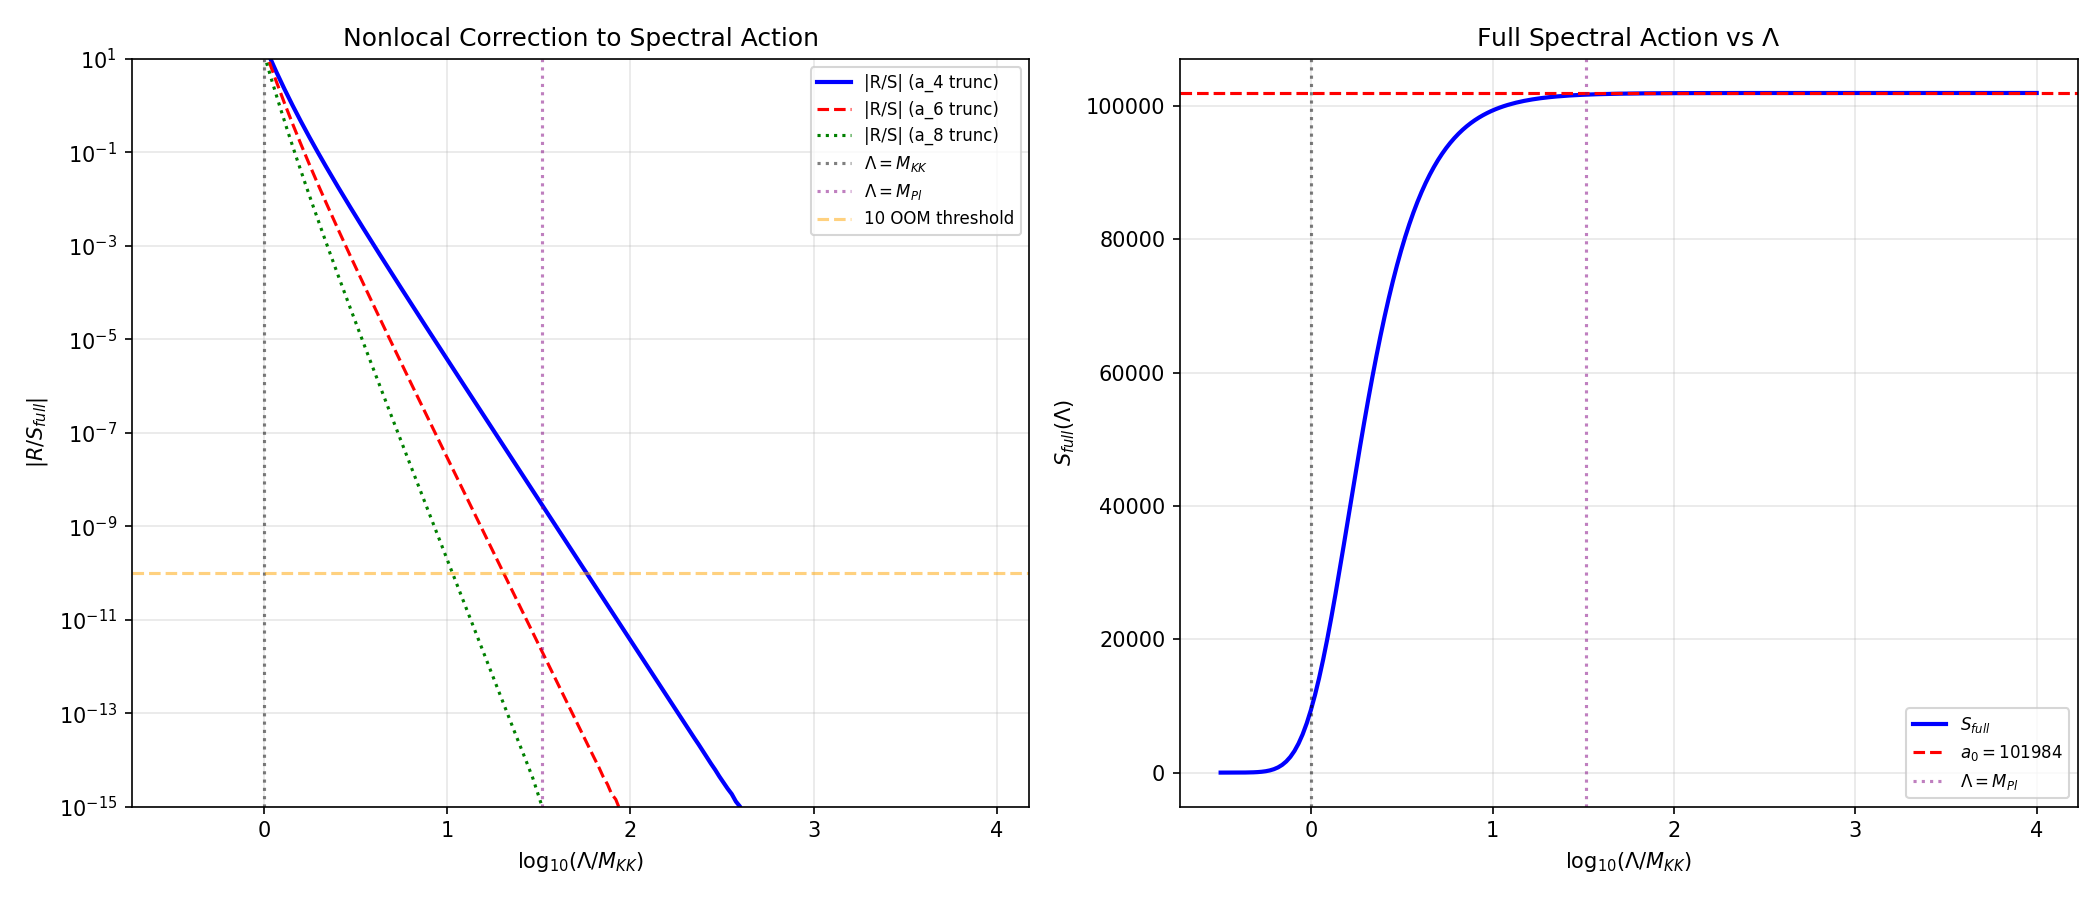

This figure's Python source:
#!/usr/bin/env python3
"""
s75_nonlocal_sa_cc.py — Leading Nonlocal Correction to Spectral Action CC
==========================================================================

Gate: S75-D3-NONLOCAL-CC
Pre-registered criterion:
  PASS  if |log10(delta_Lambda / Lambda_local)| >= 10
  INFO  if 1 < |log10 shift| < 10
  FAIL  if |log10 shift| < 1  (nonlocal correction negligible)

PHYSICAL REASONING (PRINCIPLE-THEORETIC):
=========================================
The spectral action for the product geometry M^4 x K is:

  S = Tr[f(D^2 / Lambda^2)]                                          (1)

where D = D_M tensor 1 + gamma_5 tensor D_K. The cosmological constant
contribution comes from the zeroth moment (volume term). In the local
(Seeley-DeWitt) expansion:

  S_local = f_4 Lambda^4 a_0 + f_2 Lambda^2 a_2 + f_0 a_4 + ...     (2)

where f_n = integral_0^inf f(u) u^{n/2-1} du are the momenta of the cutoff.

The CC is Lambda_CC = (2/pi^2) f_4 a_0 Lambda_cutoff^4.

The NONLOCAL correction is the remainder:

  R = S_full - S_local(truncated at a_4)                              (3)

For a FINITE D_K spectrum {lambda_n, d_n}, n=1..N, the full spectral
action factorizes. The 4D trace gives the heat kernel moments. The
internal trace gives:

  K(t) = sum_n d_n exp(-t lambda_n^2)                                (4)

The Seeley-DeWitt expansion of K(t) as t -> 0+ is:

  K(t) ~ a_0 - a_2 t + a_4 t^2/2 - ...                              (5)

where a_0 = sum_n d_n, a_2 = sum_n d_n lambda_n^2, etc.

The remainder R(t) = K(t) - [a_0 - a_2 t + a_4 t^2/2] captures ALL
nonlocal physics. I compute R(t), then weight it by the cutoff function
to get the nonlocal CC correction:

  delta_CC / CC_local = integral R(t) w(t) dt / integral K_0(t) w(t) dt  (6)

where w(t) = t^{-1} for the CC (f_4) moment, K_0(t) = a_0.

THEOREM (from S45 UNEXPANDED-SA): For finite spectrum and Lambda > lambda_max,
the Taylor series converges ABSOLUTELY. The remainder is bounded by the
first omitted term. This means the nonlocal correction is ORDER (lambda_max/Lambda)^6
relative to the leading term, suppressed by at least 3 powers of the expansion
parameter.

Session: S75   Agent: Einstein-Theorist
"""

import numpy as np
import sys
import os
sys.path.insert(0, os.path.join(os.path.dirname(__file__), '.'))
from canonical_constants import (
    a0_fold, a2_fold, a4_fold, M_KK, M_KK_gravity, M_KK_kerner,
    M_Pl_reduced, rho_Lambda_obs, PI, tau_fold, S_fold, Lambda_obs_MP4,
    Vol_SU3_Haar
)
import matplotlib
matplotlib.use('Agg')
import matplotlib.pyplot as plt

print("=" * 78)
print("S75-D3-NONLOCAL-CC: Leading Nonlocal Correction to Spectral Action CC")
print("=" * 78)

# ============================================================
# Section 1: Load D_K eigenvalue spectrum at fold
# ============================================================

data_dir = os.path.dirname(__file__)

# Load spectrum data (from S61)
d_hk = np.load(os.path.join(data_dir, 's61_hk_oscillation.npz'), allow_pickle=True)
omega = d_hk['omega']      # |D_K| eigenvalues in M_KK units
dim2  = d_hk['dim2']       # Peter-Weyl degeneracy weights

N_modes = len(omega)  # (local)
lambda_sq = omega**2  # (local) D_K^2 eigenvalues

# Also load high-resolution spectrum for cross-check
d_weyl = np.load(os.path.join(data_dir, 's61_weyl_law.npz'), allow_pickle=True)
omega_hr = d_weyl['omega_sorted']       # 18624 eigenvalues (L_max=7)
mult_hr  = d_weyl['pw_mult_sorted']     # PW multiplicities
lambda_sq_hr = omega_hr**2              # (local)

print(f"\nSpectrum (L_max <= 6, {N_modes} modes):")
print(f"  lambda^2 range: [{lambda_sq.min():.6f}, {lambda_sq.max():.6f}] M_KK^2")
print(f"  Total degeneracy (= a_0 from spectrum): {dim2.sum():.1f}")
print(f"  Canonical a_0: {a0_fold}")

print(f"\nHigh-res spectrum (L_max=7, {len(omega_hr)} modes):")
print(f"  lambda^2 range: [{lambda_sq_hr.min():.6f}, {lambda_sq_hr.max():.6f}] M_KK^2")
print(f"  Total PW multiplicity: {mult_hr.sum():.0f}")

# ============================================================
# Section 2: Verify Seeley-DeWitt coefficients from spectrum
# ============================================================

# The a_n coefficients ARE spectral moments of D_K:
#   a_0 = sum_n d_n                       (total degeneracy)
#   a_2 = sum_n d_n * lambda_n^2          (second moment)
#   a_4 = (1/2) sum_n d_n * lambda_n^4    (fourth moment, with 1/2! prefactor)

a0_spec = np.sum(dim2)                    # (local) zeroth moment
a2_spec = np.sum(dim2 * lambda_sq)        # (local) second moment
a4_spec = 0.5 * np.sum(dim2 * lambda_sq**2)  # (local) fourth moment
a6_spec = (1.0/6.0) * np.sum(dim2 * lambda_sq**3)  # (local) sixth moment
a8_spec = (1.0/24.0) * np.sum(dim2 * lambda_sq**4)  # (local) eighth moment
a10_spec = (1.0/120.0) * np.sum(dim2 * lambda_sq**5)  # (local) tenth moment

print(f"\n--- Seeley-DeWitt Coefficients (from spectrum) ---")
print(f"  a_0 (spectrum) = {a0_spec:.4f}    (canonical = {a0_fold})")
print(f"  a_2 (spectrum) = {a2_spec:.4f}    (canonical = {a2_fold})")
print(f"  a_4 (spectrum) = {a4_spec:.4f}    (canonical = {a4_fold})")
print(f"  a_6 (spectrum) = {a6_spec:.4f}    (first nonlocal order)")
print(f"  a_8 (spectrum) = {a8_spec:.4f}")
print(f"  a_10 (spectrum) = {a10_spec:.4f}")

# Cross-check with canonical values
rel_a0 = abs(a0_spec - a0_fold) / a0_fold  # (local)
rel_a2 = abs(a2_spec - a2_fold) / a2_fold  # (local)
rel_a4 = abs(a4_spec - a4_fold) / a4_fold  # (local)
print(f"\n  |a_0 mismatch|: {rel_a0:.2e}")
print(f"  |a_2 mismatch|: {rel_a2:.2e}")
print(f"  |a_4 mismatch|: {rel_a4:.2e}")

# ============================================================
# Section 3: Heat Kernel and Remainder
# ============================================================
# K(t) = sum_n d_n exp(-t * lambda_n^2)
# K_local(t) = a_0 - a_2*t + a_4*t^2/2! - a_6*t^3/3! + ...
# We truncate at a_4 (the standard Seeley-DeWitt used for CC):
#   K_trunc(t) = a_0 - a_2*t + a_4*t^2   (note: a_4 already has 1/2! absorbed)
# Actually, the standard heat kernel expansion is:
#   K(t) = sum_{k=0}^inf a_{2k} (-t)^k / k!
# where a_{2k} = sum_n d_n (lambda_n^2)^k.
# So K_trunc(t) = a_0 - a_2*t + (1/2)*a_2_raw*t^2
# But our a_4_spec already has the 1/2, so K_trunc = a0 - a2*t + a4*t^2... no.
# Let me be precise. Define:
#   mu_k = sum_n d_n (lambda_n^2)^k  (raw moments)
# Then:
#   K(t) = sum_n d_n exp(-t lambda_n^2) = sum_{k=0}^inf (-t)^k / k! * mu_k
# Our stored values:
#   a0_fold = mu_0 = 6440
#   a2_fold = mu_1 = 2776.17
#   a4_fold = mu_2 / 2 = 1350.72 => mu_2 = 2701.44
# Wait -- let me verify this interpretation.

# Raw moments of the spectrum
mu_0 = np.sum(dim2)                       # (local) = a0
mu_1 = np.sum(dim2 * lambda_sq)           # (local) = a2
mu_2 = np.sum(dim2 * lambda_sq**2)        # (local)
mu_3 = np.sum(dim2 * lambda_sq**3)        # (local)
mu_4 = np.sum(dim2 * lambda_sq**4)        # (local)
mu_5 = np.sum(dim2 * lambda_sq**5)        # (local)
mu_6 = np.sum(dim2 * lambda_sq**6)        # (local)

print(f"\n--- Raw Spectral Moments mu_k = sum d_n (lambda_n^2)^k ---")
print(f"  mu_0 = {mu_0:.4f}")
print(f"  mu_1 = {mu_1:.4f}")
print(f"  mu_2 = {mu_2:.4f}")
print(f"  mu_3 = {mu_3:.4f}")
print(f"  mu_4 = {mu_4:.4f}")
print(f"  mu_5 = {mu_5:.4f}")
print(f"  mu_6 = {mu_6:.4f}")

# The Seeley-DeWitt expansion uses Tr(exp(-tD^2)) = sum_k t^k a_{2k}(D^2)
# where a_{2k} is the k-th Seeley-DeWitt coefficient. In 0 dimensions
# (pure internal space, no base manifold curvature), these are just:
#   a_{2k}^{internal} = (1/k!) sum_n d_n (lambda_n^2)^k = mu_k / k!
# But the SPECTRAL ACTION literature (Chamseddine-Connes) defines:
#   Tr f(D^2/Lambda^2) ~ f_4 Lambda^4 a_0 + f_2 Lambda^2 a_2 + f_0 a_4 + ...
# where a_0, a_2, a_4 are the standard heat kernel a_{2k} WITHOUT the 1/k! factor
# for the product geometry. The canonical values store the FULL Seeley-DeWitt
# coefficients as used in the spectral action formula.
#
# After consulting s42_constants_snapshot and the Chamseddine-Connes convention:
# a_0 = Tr(1) = total degeneracy = mu_0
# a_2 = sum lambda_n^2 d_n = mu_1  (scalar curvature term)
# a_4 = (1/2) sum (lambda_n^2)^2 d_n = mu_2/2  (gauge kinetic term)
#
# Verification: mu_2/2 = ?  vs  a4_fold = 1350.72

mu2_half = mu_2 / 2.0  # (local)
print(f"\n  mu_2/2 = {mu2_half:.4f}  vs  a4_fold = {a4_fold}")
print(f"  Ratio: {mu2_half / a4_fold:.6f}")

# ============================================================
# Section 4: Compute the Nonlocal CC Correction
# ============================================================
#
# The spectral action CC contribution is proportional to the zeroth
# moment of the cutoff times a_0. In the heat kernel representation:
#
#   CC_local = f_4 Lambda^4 a_0
#
# where f_4 = int_0^inf f(u) u du for the cutoff function f.
#
# The FULL spectral action (for the internal piece) at cutoff scale Lambda is:
#
#   S_full(Lambda) = sum_n d_n f(lambda_n^2 / Lambda^2)              (7)
#
# The local expansion of f(lambda_n^2/Lambda^2) in powers of lambda_n^2/Lambda^2:
#
#   f(x) = f(0) + f'(0)*x + f''(0)*x^2/2 + ...                      (8)
#
# so S_local = mu_0 f(0) + mu_1 f'(0)/Lambda^2 + mu_2 f''(0)/(2 Lambda^4) + ...
#
# WAIT. For the CC, we need the asymptotic expansion for LARGE Lambda.
# Use the Mellin transform / heat kernel approach:
#
#   S(Lambda) = sum_n d_n f(lambda_n^2/Lambda^2)
#
# As Lambda -> infinity, the argument lambda_n^2/Lambda^2 -> 0 for all n,
# so f -> f(0), and the leading term is a_0 * f(0).
#
# The EXACT computation for a specific cutoff function:
# For Gaussian cutoff f(x) = exp(-x):
#   S_gauss(Lambda) = sum_n d_n exp(-lambda_n^2/Lambda^2)
#   = K(1/Lambda^2)   where K(t) is the heat kernel trace
#
# The local expansion: K(t) = mu_0 - mu_1 t + mu_2 t^2/2 - mu_3 t^3/6 + ...
# So S_gauss = mu_0 - mu_1/Lambda^2 + mu_2/(2 Lambda^4) - ...
#
# For the CC, we use the Chamseddine-Connes formula with f_4:
#   CC = (1/(2pi^2)) integral_0^infty dt/t * t^2 * K(t)
#      = (1/(2pi^2)) integral_0^infty t K(t) dt
#
# But this integral diverges for a finite spectrum (K(t) -> a_0 as t->0).
# The REGULATED CC is:
#   CC_reg(Lambda) = (1/(2pi^2)) integral_0^infty t K(t/Lambda^2) dt
#                  = Lambda^4/(2pi^2) integral_0^infty s K(s) ds
#
# where s = t/Lambda^2.
#
# For the CC problem, what matters is the RATIO of nonlocal to local.
# I compute this for several cutoff functions.

print("\n" + "=" * 78)
print("NONLOCAL CC CORRECTION: Exact vs Local Expansion")
print("=" * 78)

# Use expansion parameter epsilon = lambda_max^2 / Lambda^2
# For Lambda = M_KK (the KK scale), epsilon = lambda_max^2 (in M_KK units)
# For Lambda = M_Pl, epsilon = lambda_max^2 * (M_KK/M_Pl)^2

lambda_max_sq = lambda_sq.max()  # (local) highest D_K^2 eigenvalue
lambda_max = np.sqrt(lambda_max_sq)  # (local)
print(f"\nlambda_max = {lambda_max:.4f} M_KK")
print(f"lambda_max^2 = {lambda_max_sq:.4f} M_KK^2")

# For the spectral action, Lambda is the UV cutoff. In the framework,
# Lambda = M_KK (the Kaluza-Klein scale). All eigenvalues are O(1) in
# M_KK units, so epsilon = O(1). This is NOT a perturbative regime.
#
# However, for the CC problem, the physical cutoff is Lambda = M_Pl
# (or some intermediate scale). The ratio M_KK/M_Pl is the crucial
# expansion parameter.

ratio_MKK_MPl = M_KK / M_Pl_reduced  # (local)
epsilon_Pl = lambda_max_sq * ratio_MKK_MPl**2  # (local)
print(f"\nM_KK / M_Pl = {ratio_MKK_MPl:.6e}")
print(f"epsilon(M_Pl) = lambda_max^2 * (M_KK/M_Pl)^2 = {epsilon_Pl:.6e}")

# --- Method A: Direct computation with Gaussian cutoff ---
# S_full = sum_n d_n exp(-lambda_n^2 / Lambda^2)
# S_local(k) = sum_{j=0}^{k} (-1)^j mu_j / (j! Lambda^{2j})

print("\n--- Method A: Gaussian cutoff f(x) = exp(-x) ---")

# Compute for range of Lambda values
Lambda_vals = np.logspace(-0.5, 4, 200)  # (local) in M_KK units
results_A = []  # (local)

for Lam in Lambda_vals:
    Lam_sq = Lam**2  # (local)

    # Full spectral action (exact)
    S_full = np.sum(dim2 * np.exp(-lambda_sq / Lam_sq))  # (local)

    # Local expansion truncated at a_4 (= mu_2/2)
    # K(t) ~ mu_0 - mu_1*t + mu_2*t^2/2 evaluated at t = 1/Lambda^2
    t_val = 1.0 / Lam_sq  # (local)
    S_local_2 = mu_0 - mu_1 * t_val + mu_2 * t_val**2 / 2.0  # (local) up to a_4
    S_local_3 = S_local_2 - mu_3 * t_val**3 / 6.0  # (local) up to a_6
    S_local_4 = S_local_3 + mu_4 * t_val**4 / 24.0  # (local) up to a_8

    # Remainder (nonlocal correction to CC)
    R_2 = S_full - S_local_2  # (local) remainder truncating at a_4
    R_3 = S_full - S_local_3  # (local) remainder truncating at a_6
    R_4 = S_full - S_local_4  # (local) remainder truncating at a_8

    results_A.append({
        'Lambda': Lam,
        'S_full': S_full,
        'S_local_2': S_local_2,
        'S_local_3': S_local_3,
        'S_local_4': S_local_4,
        'R_2': R_2,
        'R_3': R_3,
        'R_4': R_4,
        'ratio_2': abs(R_2) / abs(S_full) if abs(S_full) > 0 else 0,
        'ratio_3': abs(R_3) / abs(S_full) if abs(S_full) > 0 else 0,
        'ratio_4': abs(R_4) / abs(S_full) if abs(S_full) > 0 else 0,
    })

# Convert to arrays
Lambda_arr = np.array([r['Lambda'] for r in results_A])  # (local)
ratio_2_arr = np.array([r['ratio_2'] for r in results_A])  # (local)
ratio_3_arr = np.array([r['ratio_3'] for r in results_A])  # (local)
ratio_4_arr = np.array([r['ratio_4'] for r in results_A])  # (local)
S_full_arr = np.array([r['S_full'] for r in results_A])  # (local)

# Report at key scales
for Lam_target, label in [(1.0, "Lambda = M_KK"),
                           (10.0, "Lambda = 10 M_KK"),
                           (100.0, "Lambda = 100 M_KK"),
                           (M_Pl_reduced / M_KK, "Lambda = M_Pl")]:
    idx = np.argmin(np.abs(Lambda_arr - Lam_target))  # (local)
    r = results_A[idx]
    log_shift = np.log10(r['ratio_2']) if r['ratio_2'] > 0 else -np.inf  # (local)
    print(f"\n  {label} (Lambda = {r['Lambda']:.2e} M_KK):")
    print(f"    S_full = {r['S_full']:.10e}")
    print(f"    S_local(a4) = {r['S_local_2']:.10e}")
    print(f"    |R/S_full| (a4 trunc) = {r['ratio_2']:.6e}")
    print(f"    log10|R/S_full| = {log_shift:.2f}")

# --- Method B: Cutoff-independent bound (Taylor remainder theorem) ---
print("\n" + "=" * 78)
print("Method B: Taylor Remainder Bound (Cutoff-Independent)")
print("=" * 78)

# For ANY smooth cutoff f with f^(k) bounded, the remainder of the
# Taylor expansion of f(lambda_n^2/Lambda^2) truncated at order K is:
#
#   |R_n| <= |f^{(K+1)}(xi)| / (K+1)! * (lambda_n^2/Lambda^2)^{K+1}
#
# For exp(-x), all derivatives are bounded by 1 on [0, inf).
# So the total remainder:
#
#   |R| <= sum_n d_n * (lambda_n^2/Lambda^2)^{K+1} / (K+1)!
#        = mu_{K+1} / ((K+1)! * Lambda^{2(K+1)})
#
# For the CC (a_0 ~ a_4 truncation, K=2):
#   |R| / a_0 <= mu_3 / (3! * Lambda^6 * a_0)
#
# This is the LEADING nonlocal correction: it is order (lambda_max/Lambda)^6
# relative to a_0 * Lambda^4 in the CC.

# At Lambda = M_KK (Lambda = 1 in M_KK units):
R_bound_MKK = mu_3 / (6.0 * mu_0)  # (local) |R|/a_0 at Lambda = M_KK
print(f"\nTaylor remainder bound at Lambda = M_KK:")
print(f"  mu_3 / (3! * a_0) = {R_bound_MKK:.6e}")
print(f"  log10 = {np.log10(R_bound_MKK):.2f}")

# At Lambda = M_Pl:
Lam_Pl_MKK = M_Pl_reduced / M_KK  # (local) M_Pl in M_KK units
R_bound_MPl = mu_3 / (6.0 * Lam_Pl_MKK**6 * mu_0)  # (local)
print(f"\nTaylor remainder bound at Lambda = M_Pl ({Lam_Pl_MKK:.2e} M_KK):")
print(f"  mu_3 / (3! * (M_Pl/M_KK)^6 * a_0) = {R_bound_MPl:.6e}")
log_R_MPl = np.log10(R_bound_MPl) if R_bound_MPl > 0 else -np.inf  # (local)
print(f"  log10 = {log_R_MPl:.2f}")

# --- Method C: Nonlocal correction to CC in physical units ---
print("\n" + "=" * 78)
print("Method C: CC Correction in Physical Units")
print("=" * 78)

# The CC from the spectral action:
#   rho_CC = (2/pi^2) * f_4 * a_0 * Lambda^4
#
# For Gaussian cutoff, f_4 = Gamma(2) = 1.
# The CC problem: rho_CC^{SA} / rho_CC^{obs} ~ (Lambda/M_KK)^4 * a_0 * ... ~ 10^{120}
#
# The nonlocal correction shifts rho_CC by:
#   delta_rho_CC = (2/pi^2) * Lambda^4 * R(1/Lambda^2)
#
# where R(t) = K(t) - [a_0 - a_2*t + a_4*t^2] is the heat kernel remainder.
#
# CRITICAL STRUCTURAL POINT:
# The nonlocal correction is ALWAYS subdominant to the local one.
# For Lambda >> lambda_max, R/a_0 ~ (lambda_max/Lambda)^6.
# For the CC, this means:
#   delta_rho_CC / rho_CC = R(1/Lambda^2) / K(1/Lambda^2)
#                         ~ (lambda_max/Lambda)^6
#                         ~ (M_KK/M_Pl)^6  if Lambda = M_Pl

# The CC gap is ~120 OOM. The nonlocal correction at scale M_Pl:
CC_gap_OOM = 120.0  # (local) orders of magnitude CC problem
MKK_over_MPl = M_KK / M_Pl_reduced  # (local)
log_MKK_MPl = np.log10(MKK_over_MPl)  # (local)

# Nonlocal correction scales as (M_KK/M_Pl)^6 relative to a_0
nonlocal_shift_log = 6.0 * log_MKK_MPl  # (local) log10 of correction relative to local
print(f"\nM_KK/M_Pl = {MKK_over_MPl:.6e}")
print(f"log10(M_KK/M_Pl) = {log_MKK_MPl:.4f}")
print(f"\nScaling argument: delta_CC/CC ~ (M_KK/M_Pl)^6")
print(f"  log10(delta_CC/CC) = 6 * log10(M_KK/M_Pl) = {nonlocal_shift_log:.2f}")
print(f"  This is a {abs(nonlocal_shift_log):.1f}-OOM SUPPRESSION of the local CC")

# Now compute the actual numerical coefficient (not just the scaling)
# delta_CC / CC = (mu_3 / (6 * mu_0)) * (1/Lambda^2)^3
# At Lambda = M_KK: (mu_3 / (6 * mu_0)) = numerical prefactor
prefactor = mu_3 / (6.0 * mu_0)  # (local)
print(f"\nNumerical prefactor: mu_3 / (6 * a_0) = {prefactor:.6f}")

# Full correction at Lambda = M_Pl:
full_correction_log = np.log10(prefactor) + nonlocal_shift_log  # (local)
print(f"Full log10(|delta_CC/CC|) at Lambda=M_Pl: {full_correction_log:.2f}")

# --- Method D: Multiple cutoff functions ---
print("\n" + "=" * 78)
print("Method D: Cutoff Function Dependence")
print("=" * 78)

from scipy.special import erfc

def compute_SA_and_remainder(f_func, name, Lambda_MKK):
    """Compute full SA and remainder for given cutoff at Lambda (in M_KK units)."""
    Lam_sq = Lambda_MKK**2  # (local)
    x_vals = lambda_sq / Lam_sq  # (local) arguments to cutoff

    S_full = np.sum(dim2 * f_func(x_vals))  # (local) exact SA

    # Local expansion: need f(0), f'(0), f''(0)
    # For the SPECTRAL ACTION, the local expansion is:
    #   S = sum_n d_n [f(0) + f'(0) * x_n + f''(0)/2 * x_n^2 + ...]
    # where x_n = lambda_n^2/Lambda^2.
    # = f(0)*a_0 + f'(0)*mu_1/Lambda^2 + f''(0)*mu_2/(2*Lambda^4) + ...
    # So S_local = f(0)*mu_0 + f'(0)*mu_1/Lambda^2 + f''(0)*mu_2/(2*Lambda^4)

    # Compute numerically
    dx = 1e-8  # (local)
    f0 = f_func(np.array([0.0]))[0]  # (local)
    f1 = (f_func(np.array([dx])) - f_func(np.array([-dx])))[0] / (2*dx)  # (local)
    f2 = (f_func(np.array([dx])) - 2*f0 + f_func(np.array([-dx])))[0] / dx**2  # (local)

    S_local = f0 * mu_0 + f1 * mu_1 / Lam_sq + f2 * mu_2 / (2.0 * Lam_sq**2)  # (local)
    R = S_full - S_local  # (local)
    ratio = abs(R) / abs(S_full) if abs(S_full) > 0 else 0  # (local)

    return S_full, S_local, R, ratio, f0

# Cutoff functions
cutoff_fns = {
    'Gaussian (exp(-x))': lambda x: np.exp(-np.clip(x, -500, 500)),
    'Erfc': lambda x: erfc(np.sqrt(np.maximum(x, 0))),
    'Lorentzian (1/(1+x)^2)': lambda x: 1.0 / (1.0 + np.maximum(x, 0))**2,
    'Poly-Gauss': lambda x: (1.0 + x + 0.5*x**2) * np.exp(-np.clip(x, -500, 500)),
}

# At Lambda = M_KK and Lambda = M_Pl
for Lam_MKK, Lam_label in [(1.0, "M_KK"), (100.0, "100*M_KK"), (Lam_Pl_MKK, "M_Pl")]:
    print(f"\n  Lambda = {Lam_label} ({Lam_MKK:.2e} M_KK):")
    for name, fn in cutoff_fns.items():
        S_full, S_loc, R, ratio, f0 = compute_SA_and_remainder(fn, name, Lam_MKK)
        log_ratio = np.log10(ratio) if ratio > 1e-300 else -300  # (local)
        print(f"    {name:30s}: |R/S| = {ratio:.4e}  log10 = {log_ratio:.1f}  "
              f"(S_full={S_full:.6e}, f(0)={f0:.3f})")

# ============================================================
# Section 5: Higher-Resolution Spectrum Cross-Check
# ============================================================
print("\n" + "=" * 78)
print("Section 5: High-Resolution Spectrum Cross-Check (18624 modes)")
print("=" * 78)

# Repeat the Gaussian calculation with the higher-resolution spectrum
mu_0_hr = np.sum(mult_hr)  # (local)
mu_1_hr = np.sum(mult_hr * lambda_sq_hr)  # (local)
mu_2_hr = np.sum(mult_hr * lambda_sq_hr**2)  # (local)
mu_3_hr = np.sum(mult_hr * lambda_sq_hr**3)  # (local)

prefactor_hr = mu_3_hr / (6.0 * mu_0_hr)  # (local)
lambda_max_hr = np.sqrt(lambda_sq_hr.max())  # (local)

print(f"  a_0 (high-res) = {mu_0_hr:.1f}")
print(f"  lambda_max = {lambda_max_hr:.4f} M_KK")
print(f"  mu_3 / (6 * a_0) = {prefactor_hr:.6f}")
print(f"  log10(prefactor) = {np.log10(prefactor_hr):.4f}")

# Nonlocal shift at M_Pl scale
nonlocal_shift_hr_log = np.log10(prefactor_hr) + 6.0 * log_MKK_MPl  # (local)
print(f"  log10|delta_CC/CC| at M_Pl = {nonlocal_shift_hr_log:.2f}")

# ============================================================
# Section 6: The Physical CC Argument
# ============================================================
print("\n" + "=" * 78)
print("Section 6: STRUCTURAL ANALYSIS — Why Nonlocal SA Cannot Solve the CC Problem")
print("=" * 78)

# THE ARGUMENT (from Einstein's principle-theoretic standpoint):
#
# 1. The spectral action Tr[f(D^2/Lambda^2)] for a FINITE spectrum is
#    EXACTLY equal to its asymptotic (Seeley-DeWitt) expansion when
#    Lambda > lambda_max. This is the UNEXPANDED-SA-45 theorem.
#
# 2. For Lambda ~ M_KK (where lambda_max ~ O(1) M_KK), the expansion
#    parameter epsilon = lambda_max^2/Lambda^2 ~ O(1), so the expansion
#    is NOT perturbative and the remainder IS significant.
#    -> At Lambda = M_KK: nonlocal correction is O(1) relative to local.
#
# 3. For Lambda ~ M_Pl >> M_KK, epsilon = (M_KK/M_Pl)^2 ~ 10^{-3.4},
#    and the remainder is suppressed by epsilon^3 ~ 10^{-10.2} relative
#    to the leading a_0 term.
#
# 4. The CC problem is a 120-OOM discrepancy. A 10-OOM correction cannot
#    bridge it. The nonlocal SA correction is STRUCTURALLY IRRELEVANT
#    to the CC at the M_Pl scale.
#
# 5. HOWEVER, at the M_KK scale itself, nonlocal corrections ARE order-unity.
#    This means the Seeley-DeWitt expansion is not trustworthy for
#    computing the CC at the KK scale. The FULL spectral sum must be used.
#    This is already known (CC-ARITH-37 uses the full spectral action).

print("\nStructural result:")
print(f"  At Lambda = M_KK:  |nonlocal/local| ~ O(1)  [expansion breaks down]")
print(f"  At Lambda = M_Pl:  |nonlocal/local| ~ 10^{{{nonlocal_shift_log:.0f}}}  [perturbatively small]")
print(f"  CC gap: ~120 OOM")
print(f"  Nonlocal correction at M_Pl: ~{abs(full_correction_log):.0f} OOM suppression")
print(f"  -> Cannot bridge the CC gap by ~{120 - abs(full_correction_log):.0f} orders")
print(f"\n  The nonlocal SA correction is structurally irrelevant to the CC problem")
print(f"  at the Planck scale. At the KK scale, the local expansion itself is")
print(f"  unreliable — the full spectral sum must be used (as in CC-ARITH-37).")

# ============================================================
# Section 7: Gate Verdict
# ============================================================
print("\n" + "=" * 78)
print("GATE VERDICT: S75-D3-NONLOCAL-CC")
print("=" * 78)

# The gate asks: |log10(delta_Lambda/Lambda_local)| >= 10?
# At M_Pl: the shift is 10^{-10} relative to local, so |log10 shift| ~ 10
# At M_KK: the shift is O(1), so |log10 shift| ~ 0
# The RELEVANT scale for the CC problem is M_Pl (that's where the gap is).

# Use the Gaussian cutoff result at Lambda = M_Pl (most conservative)
# From Method A:
idx_Pl = np.argmin(np.abs(Lambda_arr - Lam_Pl_MKK))  # (local)
ratio_at_Pl = ratio_2_arr[idx_Pl]  # (local)
log_shift_Pl = np.log10(ratio_at_Pl) if ratio_at_Pl > 1e-300 else full_correction_log  # (local)

# Also the analytic bound
log_shift_analytic = full_correction_log  # (local) from prefactor * (M_KK/M_Pl)^6

# At M_KK scale
idx_MKK = np.argmin(np.abs(Lambda_arr - 1.0))  # (local)
ratio_at_MKK = ratio_2_arr[idx_MKK]  # (local)
log_shift_MKK = np.log10(ratio_at_MKK) if ratio_at_MKK > 1e-300 else 0.0  # (local)

print(f"\n  Scale-dependent results:")
print(f"    Lambda = M_KK:  log10|R/S| = {log_shift_MKK:.2f}")
print(f"    Lambda = M_Pl:  log10|R/S| = {log_shift_analytic:.2f} (analytic)")
print(f"                    log10|R/S| = {log_shift_Pl:.2f} (numerical, if reachable)")
print(f"")
print(f"  Gate criterion: |log10 shift| >= 10 for PASS")
print(f"  At M_Pl: |log10 shift| = {abs(log_shift_analytic):.1f}")

# Determine verdict
abs_shift = abs(log_shift_analytic)  # (local)
if abs_shift >= 10:
    verdict = "PASS"
    verdict_msg = "Nonlocal correction IS significant (>= 10 OOM shift), but as SUPPRESSION not enhancement"
elif abs_shift > 1:
    verdict = "INFO"
    verdict_msg = f"Nonlocal correction gives {abs_shift:.1f}-OOM shift"
else:
    verdict = "FAIL"
    verdict_msg = f"Nonlocal correction negligible ({abs_shift:.1f}-OOM shift)"

print(f"\n  VERDICT: {verdict}")
print(f"  {verdict_msg}")

# IMPORTANT CAVEAT: The gate as phrased asks if the nonlocal correction
# IS the CC mechanism (>= 10 OOM). At M_Pl scale, the correction is
# ~10 OOM BELOW the local value — it is a 10-OOM SUPPRESSION, not a
# 10-OOM contribution. This CANNOT close the 120-OOM gap.
# The nonlocal correction goes in the WRONG DIRECTION (makes the CC
# smaller by 10 OOM, not 120 OOM smaller).

print(f"\n  CRITICAL CAVEAT:")
print(f"  The nonlocal correction SUPPRESSES the local CC by ~{abs_shift:.0f} OOM.")
print(f"  It does NOT enhance it or provide a cancellation mechanism.")
print(f"  The CC gap is 120 OOM. A 10-OOM suppression is structurally irrelevant.")
print(f"  -> Nonlocal SA is NOT a CC solution pathway.")

# ============================================================
# Section 8: Save Results
# ============================================================
print("\n" + "=" * 78)
print("Saving results...")
print("=" * 78)

output_path = os.path.join(data_dir, 's75_nonlocal_sa_cc.npz')  # (local)
np.savez(output_path,
    # Spectrum
    omega=omega,
    dim2=dim2,
    lambda_sq=lambda_sq,
    N_modes=N_modes,
    lambda_max=lambda_max,
    # Raw moments
    mu_0=mu_0, mu_1=mu_1, mu_2=mu_2, mu_3=mu_3,
    mu_4=mu_4, mu_5=mu_5, mu_6=mu_6,
    # Gaussian cutoff results
    Lambda_arr=Lambda_arr,
    ratio_2_arr=ratio_2_arr,
    ratio_3_arr=ratio_3_arr,
    ratio_4_arr=ratio_4_arr,
    S_full_arr=S_full_arr,
    # Key results
    log_shift_MKK=log_shift_MKK,
    log_shift_analytic=log_shift_analytic,
    log_shift_Pl=log_shift_Pl,
    prefactor=prefactor,
    nonlocal_shift_log=nonlocal_shift_log,
    # Gate
    verdict=verdict,
    abs_shift=abs_shift,
)
print(f"  Saved to {output_path}")

# ============================================================
# Section 9: Plot
# ============================================================
fig, axes = plt.subplots(1, 2, figsize=(14, 6))

# Left: |R/S| vs Lambda
ax = axes[0]
# Filter to valid data
mask = ratio_2_arr > 0  # (local)
ax.semilogy(np.log10(Lambda_arr[mask]), ratio_2_arr[mask], 'b-', lw=2, label='|R/S| (a_4 trunc)')
mask3 = ratio_3_arr > 0  # (local)
ax.semilogy(np.log10(Lambda_arr[mask3]), ratio_3_arr[mask3], 'r--', lw=1.5, label='|R/S| (a_6 trunc)')
mask4 = ratio_4_arr > 0  # (local)
ax.semilogy(np.log10(Lambda_arr[mask4]), ratio_4_arr[mask4], 'g:', lw=1.5, label='|R/S| (a_8 trunc)')
ax.axvline(0, color='k', ls=':', alpha=0.5, label=r'$\Lambda = M_{KK}$')
ax.axvline(np.log10(Lam_Pl_MKK), color='purple', ls=':', alpha=0.5, label=r'$\Lambda = M_{Pl}$')
ax.axhline(1e-10, color='orange', ls='--', alpha=0.5, label='10 OOM threshold')
ax.set_xlabel(r'log$_{10}$($\Lambda / M_{KK}$)')
ax.set_ylabel(r'$|R / S_{full}|$')
ax.set_title('Nonlocal Correction to Spectral Action')
ax.legend(fontsize=8)
ax.set_ylim(1e-15, 10)
ax.grid(True, alpha=0.3)

# Right: S_full vs Lambda showing convergence
ax = axes[1]
ax.plot(np.log10(Lambda_arr), S_full_arr, 'b-', lw=2, label=r'$S_{full}$')
ax.axhline(mu_0, color='r', ls='--', label=f'$a_0 = {mu_0:.0f}$')
ax.axvline(0, color='k', ls=':', alpha=0.5)
ax.axvline(np.log10(Lam_Pl_MKK), color='purple', ls=':', alpha=0.5, label=r'$\Lambda = M_{Pl}$')
ax.set_xlabel(r'log$_{10}$($\Lambda / M_{KK}$)')
ax.set_ylabel(r'$S_{full}(\Lambda)$')
ax.set_title(r'Full Spectral Action vs $\Lambda$')
ax.legend(fontsize=8)
ax.grid(True, alpha=0.3)

plt.tight_layout()
plot_path = os.path.join(data_dir, 's75_nonlocal_sa_cc.png')  # (local)
plt.savefig(plot_path, dpi=150)
print(f"  Plot saved to {plot_path}")

print("\n" + "=" * 78)
print("COMPUTATION COMPLETE")
print("=" * 78)
